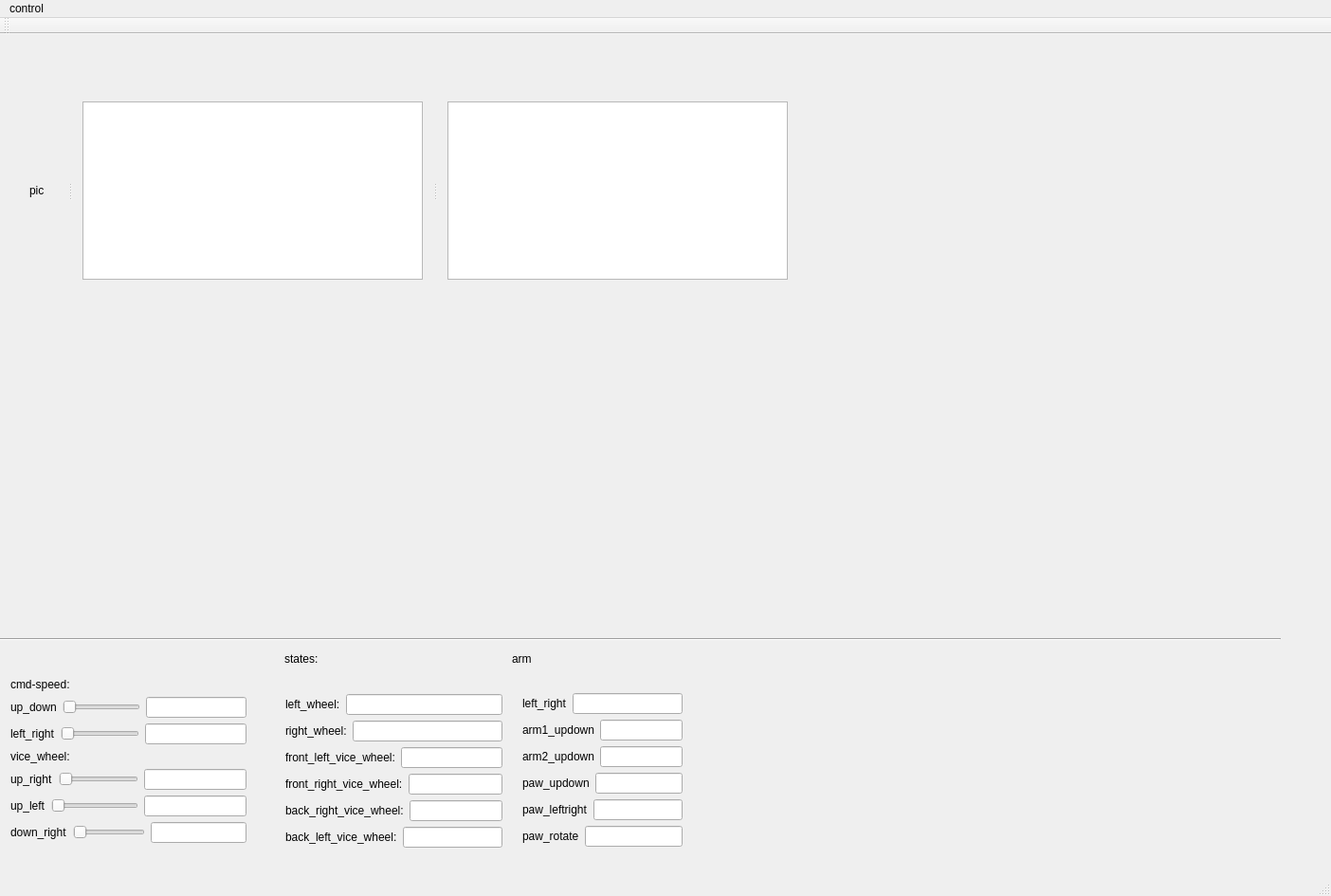
<?xml version="1.0" encoding="UTF-8"?>
<ui version="4.0">
 <class>explorer_ui_control</class>
 <widget class="QMainWindow" name="explorer_ui_control">
  <property name="geometry">
   <rect>
    <x>0</x>
    <y>0</y>
    <width>1404</width>
    <height>945</height>
   </rect>
  </property>
  <property name="windowTitle">
   <string>explorer_ui_control</string>
  </property>
  <widget class="QWidget" name="centralWidget">
   <widget class="Line" name="line">
    <property name="geometry">
     <rect>
      <x>-10</x>
      <y>630</y>
      <width>1361</width>
      <height>16</height>
     </rect>
    </property>
    <property name="orientation">
     <enum>Qt::Horizontal</enum>
    </property>
   </widget>
   <widget class="QWidget" name="widget" native="true">
    <property name="geometry">
     <rect>
      <x>10</x>
      <y>40</y>
      <width>1391</width>
      <height>321</height>
     </rect>
    </property>
    <widget class="QSplitter" name="splitter">
     <property name="geometry">
      <rect>
       <x>10</x>
       <y>20</y>
       <width>822</width>
       <height>210</height>
      </rect>
     </property>
     <property name="orientation">
      <enum>Qt::Horizontal</enum>
     </property>
     <widget class="QWidget" name="widget_2" native="true">
      <layout class="QHBoxLayout" name="horizontalLayout">
       <item>
        <widget class="QLabel" name="pic">
         <property name="text">
          <string>pic</string>
         </property>
        </widget>
       </item>
      </layout>
     </widget>
     <widget class="QWidget" name="widget_3" native="true">
      <layout class="QHBoxLayout" name="horizontalLayout_2">
       <item>
        <widget class="QListView" name="listView_2"/>
       </item>
      </layout>
     </widget>
     <widget class="QWidget" name="widget_4" native="true">
      <layout class="QHBoxLayout" name="horizontalLayout_3">
       <item>
        <widget class="QListView" name="listView_3"/>
       </item>
      </layout>
     </widget>
    </widget>
   </widget>
   <widget class="QWidget" name="widget_5" native="true">
    <property name="geometry">
     <rect>
      <x>0</x>
      <y>640</y>
      <width>271</width>
      <height>280</height>
     </rect>
    </property>
    <layout class="QVBoxLayout" name="verticalLayout_2">
     <item>
      <spacer name="verticalSpacer">
       <property name="orientation">
        <enum>Qt::Vertical</enum>
       </property>
       <property name="sizeHint" stdset="0">
        <size>
         <width>20</width>
         <height>40</height>
        </size>
       </property>
      </spacer>
     </item>
     <item>
      <widget class="QLabel" name="label_3">
       <property name="text">
        <string>cmd-speed:</string>
       </property>
      </widget>
     </item>
     <item>
      <layout class="QHBoxLayout" name="horizontalLayout_4">
       <item>
        <widget class="QLabel" name="label">
         <property name="text">
          <string>up_down</string>
         </property>
        </widget>
       </item>
       <item>
        <widget class="QSlider" name="up_down_wheel_slider">
         <property name="orientation">
          <enum>Qt::Horizontal</enum>
         </property>
        </widget>
       </item>
       <item>
        <widget class="QLineEdit" name="up_down_wheel_cmd_lineedit"/>
       </item>
      </layout>
     </item>
     <item>
      <layout class="QHBoxLayout" name="horizontalLayout_5">
       <item>
        <widget class="QLabel" name="label_2">
         <property name="text">
          <string>left_right</string>
         </property>
        </widget>
       </item>
       <item>
        <widget class="QSlider" name="left_right_wheel_slider">
         <property name="orientation">
          <enum>Qt::Horizontal</enum>
         </property>
        </widget>
       </item>
       <item>
        <widget class="QLineEdit" name="left_right_wheel_cmd_lineedit"/>
       </item>
      </layout>
     </item>
     <item>
      <widget class="QLabel" name="label_4">
       <property name="text">
        <string>vice_wheel:</string>
       </property>
      </widget>
     </item>
     <item>
      <layout class="QHBoxLayout" name="horizontalLayout_7">
       <item>
        <widget class="QLabel" name="label_5">
         <property name="text">
          <string>up_right</string>
         </property>
        </widget>
       </item>
       <item>
        <widget class="QSlider" name="up_right_vice_wheel_cmd_slider">
         <property name="orientation">
          <enum>Qt::Horizontal</enum>
         </property>
        </widget>
       </item>
       <item>
        <widget class="QLineEdit" name="up_right_vice_wheel_cmd_lineedit"/>
       </item>
      </layout>
     </item>
     <item>
      <layout class="QHBoxLayout" name="horizontalLayout_8">
       <item>
        <widget class="QLabel" name="label_6">
         <property name="text">
          <string>up_left</string>
         </property>
        </widget>
       </item>
       <item>
        <widget class="QSlider" name="up_left_vice_wheel_cmd_slider">
         <property name="orientation">
          <enum>Qt::Horizontal</enum>
         </property>
        </widget>
       </item>
       <item>
        <widget class="QLineEdit" name="up_left_vice_wheel_cmd_lineedit"/>
       </item>
      </layout>
     </item>
     <item>
      <layout class="QHBoxLayout" name="horizontalLayout_9">
       <item>
        <widget class="QLabel" name="label_7">
         <property name="text">
          <string>down_right</string>
         </property>
        </widget>
       </item>
       <item>
        <widget class="QSlider" name="down_right_vice_wheel_cmd_slider">
         <property name="orientation">
          <enum>Qt::Horizontal</enum>
         </property>
        </widget>
       </item>
       <item>
        <widget class="QLineEdit" name="down_right_vice_wheel_cmd_lineedit"/>
       </item>
      </layout>
     </item>
     <item>
      <spacer name="verticalSpacer_7">
       <property name="orientation">
        <enum>Qt::Vertical</enum>
       </property>
       <property name="sizeHint" stdset="0">
        <size>
         <width>20</width>
         <height>40</height>
        </size>
       </property>
      </spacer>
     </item>
     <item>
      <layout class="QHBoxLayout" name="horizontalLayout_10">
       <item>
        <widget class="QLabel" name="label_8">
         <property name="text">
          <string>down_left</string>
         </property>
        </widget>
       </item>
       <item>
        <widget class="QSlider" name="down_left_vice_wheel_cmd_slider">
         <property name="orientation">
          <enum>Qt::Horizontal</enum>
         </property>
        </widget>
       </item>
       <item>
        <widget class="QLineEdit" name="down_left_vice_wheel_cmd_lineedit"/>
       </item>
      </layout>
     </item>
    </layout>
   </widget>
   <widget class="QLabel" name="label_9">
    <property name="geometry">
     <rect>
      <x>300</x>
      <y>650</y>
      <width>67</width>
      <height>17</height>
     </rect>
    </property>
    <property name="text">
     <string>states:</string>
    </property>
   </widget>
   <widget class="QWidget" name="widget_6" native="true">
    <property name="geometry">
     <rect>
      <x>290</x>
      <y>660</y>
      <width>251</width>
      <height>222</height>
     </rect>
    </property>
    <layout class="QVBoxLayout" name="verticalLayout">
     <item>
      <spacer name="verticalSpacer_2">
       <property name="orientation">
        <enum>Qt::Vertical</enum>
       </property>
       <property name="sizeHint" stdset="0">
        <size>
         <width>20</width>
         <height>40</height>
        </size>
       </property>
      </spacer>
     </item>
     <item>
      <spacer name="verticalSpacer_5">
       <property name="orientation">
        <enum>Qt::Vertical</enum>
       </property>
       <property name="sizeHint" stdset="0">
        <size>
         <width>20</width>
         <height>40</height>
        </size>
       </property>
      </spacer>
     </item>
     <item>
      <layout class="QHBoxLayout" name="horizontalLayout_6">
       <item>
        <widget class="QLabel" name="label_10">
         <property name="text">
          <string>left_wheel:</string>
         </property>
        </widget>
       </item>
       <item>
        <widget class="QLineEdit" name="left_wheel_lineedit"/>
       </item>
      </layout>
     </item>
     <item>
      <layout class="QHBoxLayout" name="horizontalLayout_11">
       <item>
        <widget class="QLabel" name="label_11">
         <property name="text">
          <string>right_wheel:</string>
         </property>
        </widget>
       </item>
       <item>
        <widget class="QLineEdit" name="right_wheel_lineedit"/>
       </item>
      </layout>
     </item>
     <item>
      <layout class="QHBoxLayout" name="horizontalLayout_12">
       <item>
        <widget class="QLabel" name="label_12">
         <property name="text">
          <string>front_left_vice_wheel:</string>
         </property>
        </widget>
       </item>
       <item>
        <widget class="QLineEdit" name="front_left_vice_wheel_lineedit"/>
       </item>
      </layout>
     </item>
     <item>
      <layout class="QHBoxLayout" name="horizontalLayout_13">
       <item>
        <widget class="QLabel" name="label_13">
         <property name="text">
          <string>front_right_vice_wheel:</string>
         </property>
        </widget>
       </item>
       <item>
        <widget class="QLineEdit" name="front_right_vice_wheel_lineedit"/>
       </item>
      </layout>
     </item>
     <item>
      <layout class="QHBoxLayout" name="horizontalLayout_14">
       <item>
        <widget class="QLabel" name="label_14">
         <property name="text">
          <string>back_right_vice_wheel:</string>
         </property>
        </widget>
       </item>
       <item>
        <widget class="QLineEdit" name="back_right_vice_wheel_lineedit"/>
       </item>
      </layout>
     </item>
     <item>
      <layout class="QHBoxLayout" name="horizontalLayout_15">
       <item>
        <widget class="QLabel" name="label_15">
         <property name="text">
          <string>back_left_vice_wheel:</string>
         </property>
        </widget>
       </item>
       <item>
        <widget class="QLineEdit" name="back_left_vice_wheel_lineedit"/>
       </item>
      </layout>
     </item>
     <item>
      <spacer name="verticalSpacer_6">
       <property name="orientation">
        <enum>Qt::Vertical</enum>
       </property>
       <property name="sizeHint" stdset="0">
        <size>
         <width>20</width>
         <height>40</height>
        </size>
       </property>
      </spacer>
     </item>
    </layout>
   </widget>
   <widget class="QLabel" name="label_16">
    <property name="geometry">
     <rect>
      <x>540</x>
      <y>650</y>
      <width>67</width>
      <height>17</height>
     </rect>
    </property>
    <property name="text">
     <string>arm</string>
    </property>
   </widget>
   <widget class="QWidget" name="widget_7" native="true">
    <property name="geometry">
     <rect>
      <x>540</x>
      <y>671</y>
      <width>191</width>
      <height>211</height>
     </rect>
    </property>
    <layout class="QVBoxLayout" name="verticalLayout_3">
     <item>
      <spacer name="verticalSpacer_3">
       <property name="orientation">
        <enum>Qt::Vertical</enum>
       </property>
       <property name="sizeHint" stdset="0">
        <size>
         <width>20</width>
         <height>40</height>
        </size>
       </property>
      </spacer>
     </item>
     <item>
      <layout class="QHBoxLayout" name="horizontalLayout_16">
       <item>
        <widget class="QLabel" name="label_17">
         <property name="text">
          <string>left_right</string>
         </property>
        </widget>
       </item>
       <item>
        <widget class="QLineEdit" name="left_right_lineedit"/>
       </item>
      </layout>
     </item>
     <item>
      <layout class="QHBoxLayout" name="horizontalLayout_17">
       <item>
        <widget class="QLabel" name="label_18">
         <property name="text">
          <string>arm1_updown</string>
         </property>
        </widget>
       </item>
       <item>
        <widget class="QLineEdit" name="arm1_updown_lineedit"/>
       </item>
      </layout>
     </item>
     <item>
      <layout class="QHBoxLayout" name="horizontalLayout_18">
       <item>
        <widget class="QLabel" name="label_19">
         <property name="text">
          <string>arm2_updown</string>
         </property>
        </widget>
       </item>
       <item>
        <widget class="QLineEdit" name="arm2_updown_lineedit"/>
       </item>
      </layout>
     </item>
     <item>
      <layout class="QHBoxLayout" name="horizontalLayout_19">
       <item>
        <widget class="QLabel" name="label_20">
         <property name="text">
          <string>paw_updown</string>
         </property>
        </widget>
       </item>
       <item>
        <widget class="QLineEdit" name="paw_updown_lineedit"/>
       </item>
      </layout>
     </item>
     <item>
      <layout class="QHBoxLayout" name="horizontalLayout_20">
       <item>
        <widget class="QLabel" name="label_21">
         <property name="text">
          <string>paw_leftright</string>
         </property>
        </widget>
       </item>
       <item>
        <widget class="QLineEdit" name="paw_leftright_lineddit"/>
       </item>
      </layout>
     </item>
     <item>
      <layout class="QHBoxLayout" name="horizontalLayout_21">
       <item>
        <widget class="QLabel" name="label_22">
         <property name="text">
          <string>paw_rotate</string>
         </property>
        </widget>
       </item>
       <item>
        <widget class="QLineEdit" name="paw_rotate_lineedit"/>
       </item>
      </layout>
     </item>
     <item>
      <spacer name="verticalSpacer_4">
       <property name="orientation">
        <enum>Qt::Vertical</enum>
       </property>
       <property name="sizeHint" stdset="0">
        <size>
         <width>20</width>
         <height>40</height>
        </size>
       </property>
      </spacer>
     </item>
    </layout>
   </widget>
  </widget>
  <widget class="QMenuBar" name="menuBar">
   <property name="geometry">
    <rect>
     <x>0</x>
     <y>0</y>
     <width>1404</width>
     <height>31</height>
    </rect>
   </property>
   <widget class="QMenu" name="menuControl">
    <property name="title">
     <string>control</string>
    </property>
   </widget>
   <addaction name="menuControl"/>
  </widget>
  <widget class="QToolBar" name="mainToolBar">
   <attribute name="toolBarArea">
    <enum>TopToolBarArea</enum>
   </attribute>
   <attribute name="toolBarBreak">
    <bool>false</bool>
   </attribute>
  </widget>
  <widget class="QStatusBar" name="statusBar"/>
  <action name="control_start">
   <property name="text">
    <string>start</string>
   </property>
  </action>
  <action name="control_stop">
   <property name="text">
    <string>stop</string>
   </property>
  </action>
  <action name="connect_black">
   <property name="text">
    <string>black</string>
   </property>
  </action>
  <action name="connect_white">
   <property name="text">
    <string>white</string>
   </property>
  </action>
 </widget>
 <layoutdefault spacing="6" margin="11"/>
 <resources/>
 <connections/>
</ui>
